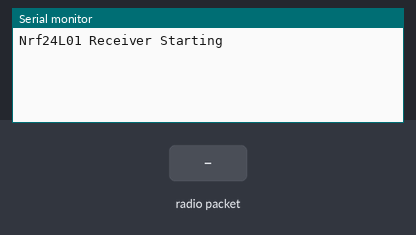
Simulated run of this sketch. Board: Arduino Uno, built with avr-gcc and run on an emulated ATmega328P. Shown: the last lines printed to the serial monitor. The inputs (shaded band) are chosen by the test bench. No radio packets arrive unless stated.

Above: at 2.2 s.
2.3 s: radio packet "1" arrives
At 3.1 s:
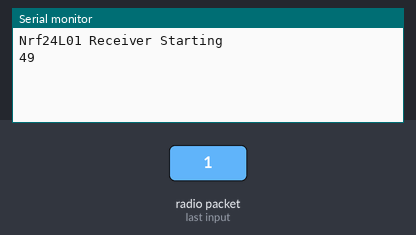
3.8 s: radio packet "0" arrives
At 4.2 s:
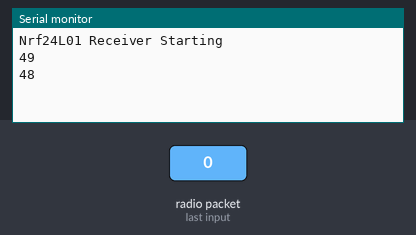
5.3 s: radio packet "2" arrives
At 6.6 s:
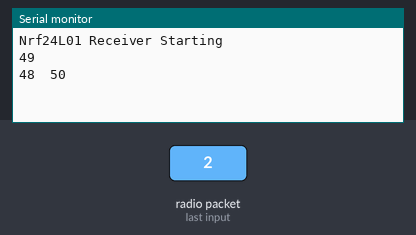

Measured:
- after the input at 2.3 s, the serial monitor: prints a new line at once (image 1)
- after the input at 3.8 s, the serial monitor: prints a new line at once (image 2)
- after the input at 5.3 s, the serial monitor: prints a new line at once (image 3)

The sketch:

radio-data-receiver.ino
```cpp
/* YourDuinoStarter Example: nRF24L01 Receive Joystick values

 - WHAT IT DOES: Receives data from another transceiver with
   2 Analog values from a Joystick or 2 Potentiometers
   Displays received values on Serial Monitor
 - SEE the comments after "//" on each line below
 - CONNECTIONS: nRF24L01 Modules See:
 http://arduino-info.wikispaces.com/Nrf24L01-2.4GHz-HowTo
   1 - GND
   2 - VCC 3.3V !!! NOT 5V
   3 - CE to Arduino pin 9
   4 - CSN to Arduino pin 10
   5 - SCK to Arduino pin 13
   6 - MOSI to Arduino pin 11
   7 - MISO to Arduino pin 12
   8 - UNUSED

 - V1.00 11/26/13
   Based on examples at http://www.bajdi.com/
   Questions: terry@yourduino.com */

/*-----( Import needed libraries )-----*/
#include <SPI.h>
#include <nRF24L01.h>
#include <RF24.h>
/*-----( Declare Constants and Pin Numbers )-----*/
#define CE_PIN   9
#define CSN_PIN 10

// NOTE: the "LL" at the end of the constant is "LongLong" type
const uint64_t pipe = 0xE8E8F0F0E1LL; // Define the transmit pipe


/*-----( Declare objects )-----*/
RF24 radio(CE_PIN, CSN_PIN); // Create a Radio
/*-----( Declare Variables )-----*/
#define PAYLOAD_SIZE 32
byte data[PAYLOAD_SIZE];
unsigned long lastTime = NULL;

void setup()   /****** SETUP: RUNS ONCE ******/
{
  Serial.begin(115200);
  delay(1000);
  Serial.println("Nrf24L01 Receiver Starting");
  radio.begin();
  radio.openReadingPipe(1,pipe);
  radio.setDataRate(RF24_2MBPS);
  radio.startListening();
  radio.setAutoAck(true);
  radio.setPayloadSize(PAYLOAD_SIZE);
  lastTime = micros();
//  pinMode(3, INPUT);
}//--(end setup )---


int lastState = LOW;
unsigned int bad = 0;
unsigned int received = 0;
void loop()   /****** LOOP: RUNS CONSTANTLY ******/
{
//  int state = digitalRead(3);
//  if(state == HIGH && lastState == LOW) {
//    lastTime = micros();
//    bad = bad + 1;
//  }
//  lastState = state;
  int lost = 0;
  if ( radio.available() )
  {
    unsigned long time = micros();
    // Read the data payload until we've received everything
    bool done = false;
    radio.read( data, PAYLOAD_SIZE);
    Serial.print(data[0]);
    if(0 == received % 3) {
      Serial.println();
    } else {
      Serial.print("\t");
    }
    unsigned long diff = time - lastTime;
    unsigned long lost = (diff / 100000) - 1;
    received++;
    if(lost && false) {
      bad += lost;
      Serial.println();
      Serial.print("Lost: ");
      Serial.println(bad);
      Serial.print("Received: ");
      Serial.println(received);
      Serial.print("Ratio: ");
      Serial.println(100.0 * bad / (bad + received));
    }
    lastTime = time;
  }

}//--(end main loop )---

/*-----( Declare User-written Functions )-----*/

//NONE
//*********( THE END )***********
```
